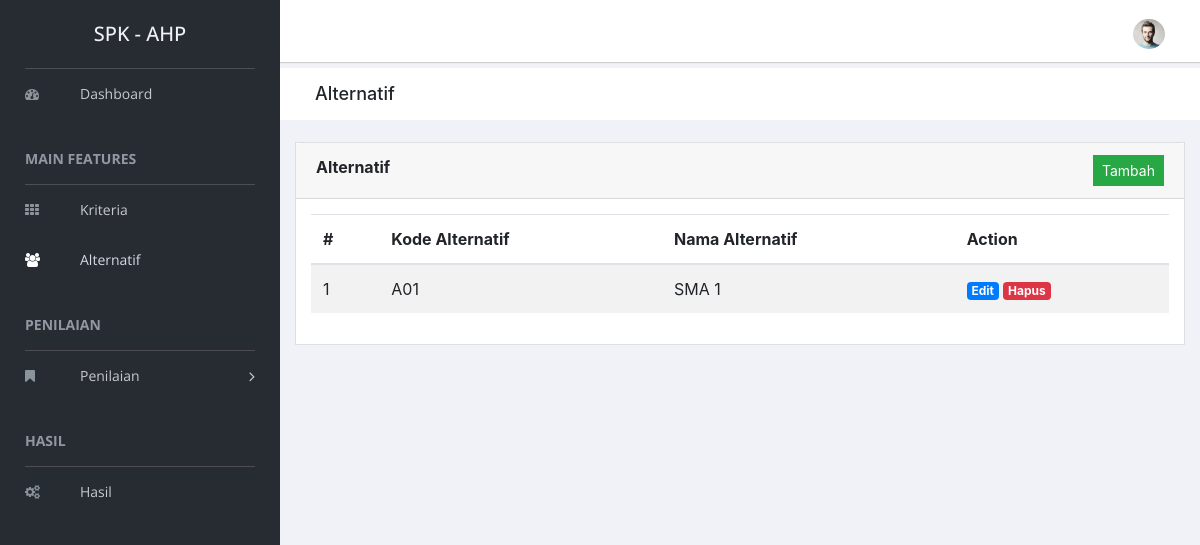
The app's page /index.php/alternatif, older data.
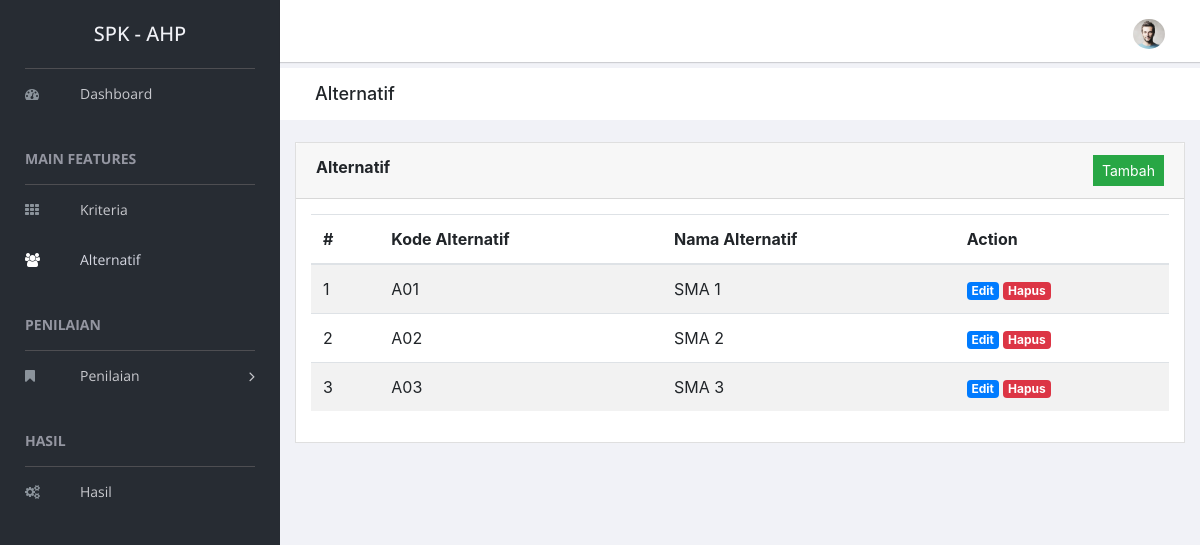
The same page, newer data.
### tables this page shows
CREATE TABLE `alternatif` (
  `id_alternatif` int(11) NOT NULL,
  `kode_alternatif` varchar(10) NOT NULL,
  `nama_alternatif` varchar(40) NOT NULL
);

### application/controllers/Alternatif.php (called while the page is built, shortened)
<?php
class Alternatif extends CI_Controller
{
  public function __construct()
  {
    $this->load->model('Alternatif_model', 'alternatif');
  }
  public function index()
  {
    $data = [
      'root' => 'alternatif',
      'title' => 'Alternatif',
      'page' => 'alternatif',
      'result' => $this->alternatif->getAll()
    ];
    $this->load->view('page', $data);
  }
}

### index.php (called while the page is built, shortened)
<?php
require_once BASEPATH.'core/CodeIgniter.php';

### application/models/Alternatif_model.php (called while the page is built, shortened)
<?php
class Alternatif_model extends CI_Model
{
  public function getAll()
  {
    return $this->db->get('alternatif')->result();
  }
}

### application/views/alternatif.php (the view, shortened to what this page needs)
<div class="card">
  <div class="card-header">
    <div class="row">
      <div class="col-lg-8">
        <strong class="card-title"><?= $title; ?></strong>
      </div>
      <div class="col-lg-4">
        <a href="<?= base_url('alternatif/add'); ?>" class="float-right btn btn-sm btn-success">Tambah</a>
      </div>
    </div>
  </div>
  <div class="card-body">
    <table class="table table-striped">
      <thead>
        <tr>
          <th scope="col">#</th>
          <th scope="col">Kode Alternatif</th>
          <th scope="col">Nama Alternatif</th>
          <th scope="col">Action</th>
        </tr>
      </thead>
      <tbody>
        <?php if ($result) : $i = 1;
          foreach ($result as $rs) : ?>
        <tr>
          <td><?= $i; ?></td>
          <td><?= $rs->kode_alternatif; ?></td>
          <td><?= $rs->nama_alternatif; ?></td>
          <td>
            <a href="<?= base_url('alternatif/edit/' . $rs->id_alternatif); ?>">
              <span class="badge badge-primary">Edit</span>
            </a>
            <a href="<?= base_url('alternatif/delete/' . $rs->id_alternatif); ?>"
              onclick="return confirm('Hapus data?')">
              <span class="badge badge-danger">Hapus</span>
            </a>
          </td>
        </tr>
        <?php $i++;
          endforeach;
        else : ?>
        <tr>
          <td class="text-center" colspan="4">-- Tidak ada data --</td>
        </tr>
        <?php endif; ?>
      </tbody>
    </table>
  </div>
</div>

Row changes from the older to the newer data that the page shows:
added alternatif: kode_alternatif "A02", nama_alternatif "SMA 2"
added alternatif: kode_alternatif "A03", nama_alternatif "SMA 3"
